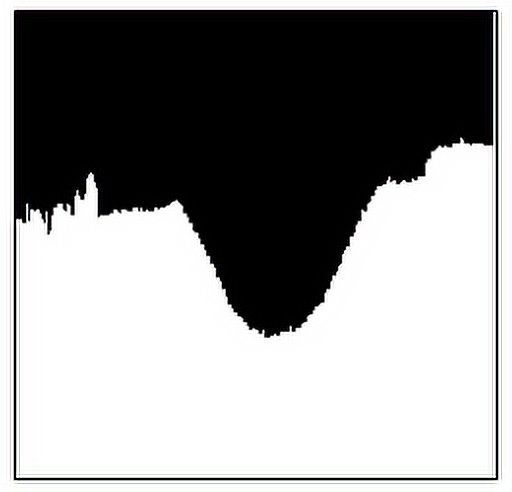
#> input picture 04_spatialfilter/Figures/1.3_wave.png, 512 x 492 px
$ python 1.3_maxfilter.py   (older library calls are emulated)
#> lines starting #> are read from the running program, lines starting #| are printed output that depends on the picture
import scipy.misc
import scipy.ndimage
from PIL import Image

# opening the image and converting it to grayscale
a = Image.open('../Figures/1.3_wave.png').convert('L')

# performing maximum filter
# b = scipy.ndimage.filters.maximum_filter(a, size=5)
b = scipy.ndimage.maximum_filter(a, size=5) # the `scipy.ndimage.filters` namespace is deprecated
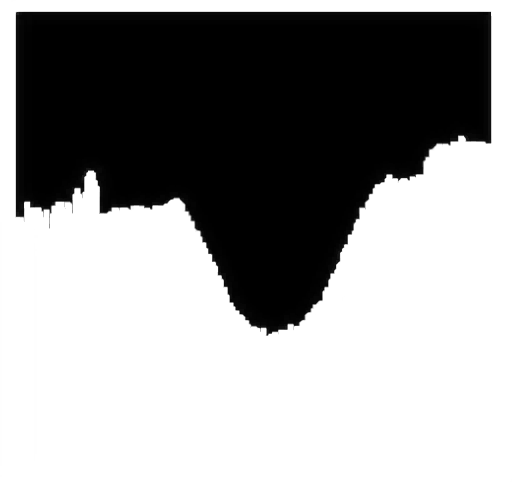
#> b: shape (492, 512); min 0, max 255, mean 153.8

# b is converted from an ndarray to an image
# b = scipy.misc.toimage(b)
# b.save('../Figures/1.3_max_output.png')

# Saving b as png image in Figures folder
img_out = Image.fromarray(b)
img_out.save('../Figures/1.3_max_output.png')

$ run again, with 04_spatialfilter/Figures/1.2_ct_saltandpepper.png copied over 04_spatialfilter/Figures/1.3_wave.png
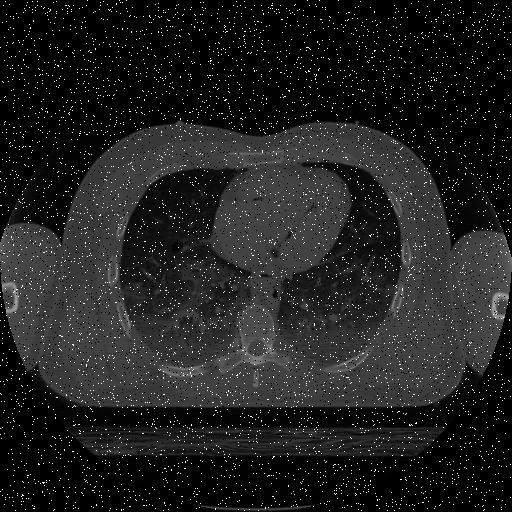
#> input picture 04_spatialfilter/Figures/1.2_ct_saltandpepper.png, 512 x 512 px
#> `b = scipy.ndimage.maximum_filter(a, size=5)`:
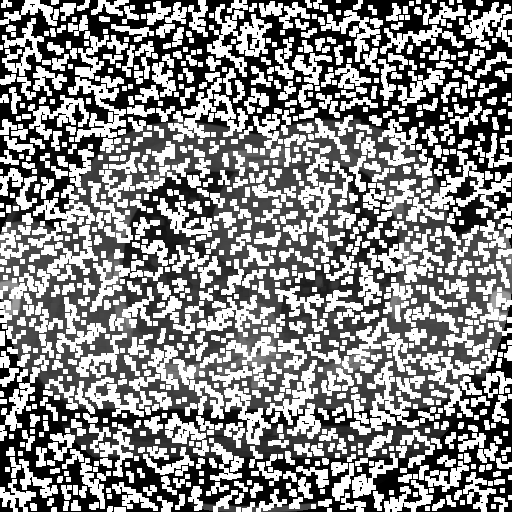
#> b: shape (512, 512); min 0, max 255, mean 134.8
